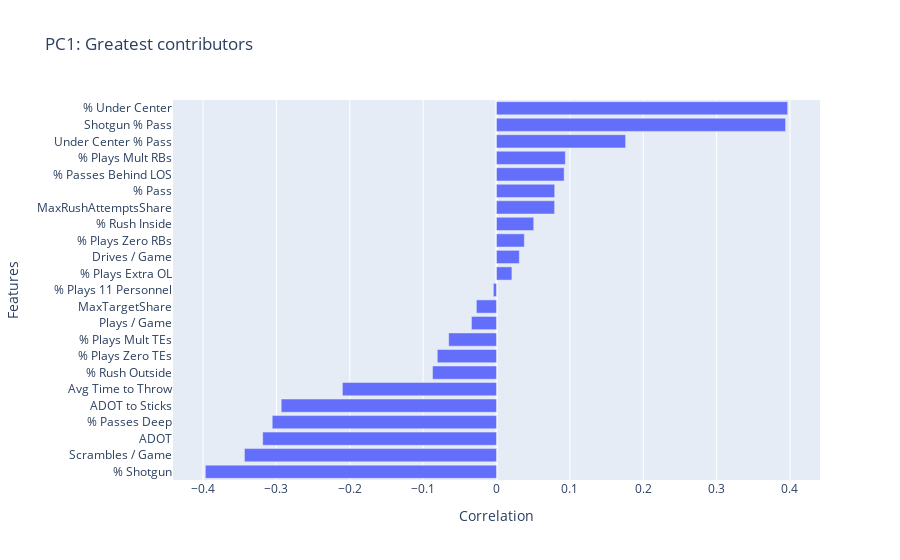
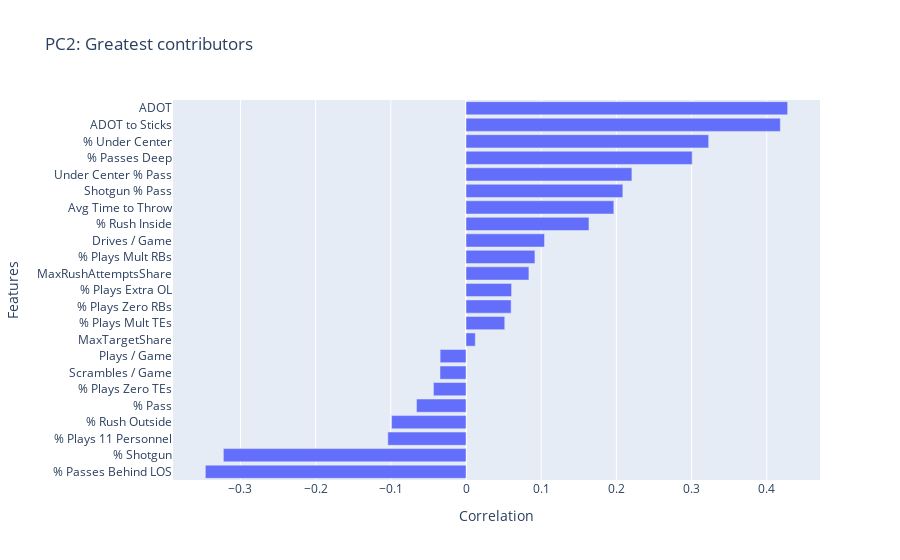

Write notebook code for charts like these, in order.
### Code cell
''' PCA - final '''

# Set number of PCA components to use after initial try
PCA_N_COMPONENTS = 3
COMPONENT_COLS = [f'Component {n}' for n in range(1, PCA_N_COMPONENTS + 1)]

# Instantiate transformer
pca_final = PCA(n_components=PCA_N_COMPONENTS, random_state=42)

# Transform sku profiles
pca_component_data_final = pca_final.fit_transform(scaled_data_df)

# Evaluate components
total_variance = scaled_data_df.var().sum()
expl_variance = pca_final.explained_variance_.sum()

print(f'Data set variance: {total_variance:,.3f}')
print(f'PCA explained variance: {expl_variance:,.3f} ({round((expl_variance / total_variance) * 100, 2)}%)')

pcs = pd.DataFrame(pca_final.components_, columns=OFFENSE_FEATURES)

# Create bar charts of contribution
for n in range(2):      #PCA_N_COMPONENTS):
    pc = pcs.transpose()[n].sort_values(ascending=False)

    fig = px.bar(
        x=pc,
        y=pc.index,
        title=f"PC{n+1}: Greatest contributors"
    )
    fig.update_layout(
        xaxis_title="Correlation", 
        yaxis_title="Features", 
        yaxis={'dtick': 1, 'categoryorder':'total ascending'},
    )
    fig.show()

    comp_expl_variance = pca_final.explained_variance_[n]
    print(f'Explained variance: {comp_expl_variance:,} ({round((comp_expl_variance / total_variance) * 100, 2)}%)')
                                                                                                                                                                                                              
# Make df of PCA scores
pca_component_df = pd.DataFrame(data=pca_component_data_final, columns=[f'Component {i}' for i in range(1, PCA_N_COMPONENTS + 1)])
print(pca_component_df.shape)
print(pca_component_df.head().to_string())

# Add PCA scores to original dataframe
offense_tendencies = offense_tendencies.drop(columns=list(filter(lambda x: x.startswith("Component"), offense_tendencies.columns)))
offense_tendencies = offense_tendencies.reset_index().merge(pca_component_df, left_index=True, right_index=True, how='left').set_index(['posteam', 'season'])


print(f'PCA values')
print(offense_tendencies.head().to_string())

### Figure 1 — Plotly figure (JSON) as saved in the notebook; plotly's stock layout.template omitted (floating-point values rounded to 4 significant figures)
{"data": [{"hovertemplate": "x=%{x}<br>y=%{y}<extra></extra>", "legendgroup": "", "marker": {"color": "#636efa", "pattern": {"shape": ""}}, "name": "", "orientation": "h", "showlegend": false, "textposition": "auto", "type": "bar", "x": [0.3968, 0.394, 0.176, 0.09378, 0.09219, 0.07935, 0.07917, 0.05075, 0.03793, 0.03112, 0.02101, -0.004294, -0.02744, -0.03416, -0.06515, -0.08069, -0.08719, -0.2101, -0.2934, -0.3057, -0.3187, -0.3436, -0.3968], "xaxis": "x", "y": ["% Under Center", "Shotgun % Pass", "Under Center % Pass", "% Plays Mult RBs", "% Passes Behind LOS", "% Pass", "MaxRushAttemptsShare", "% Rush Inside", "% Plays Zero RBs", "Drives / Game", "% Plays Extra OL", "% Plays 11 Personnel", "MaxTargetShare", "Plays / Game", "% Plays Mult TEs", "% Plays Zero TEs", "% Rush Outside", "Avg Time to Throw", "ADOT to Sticks", "% Passes Deep", "ADOT", "Scrambles / Game", "% Shotgun"], "yaxis": "y"}], "layout": {"barmode": "relative", "legend": {"tracegroupgap": 0}, "title": {"text": "PC1: Greatest contributors"}, "xaxis": {"anchor": "y", "domain": [0, 1], "title": {"text": "Correlation"}}, "yaxis": {"anchor": "x", "categoryorder": "total ascending", "domain": [0, 1], "dtick": 1, "title": {"text": "Features"}}}}

### Figure 2 — Plotly figure (JSON) as saved in the notebook; plotly's stock layout.template omitted (floating-point values rounded to 4 significant figures)
{"data": [{"hovertemplate": "x=%{x}<br>y=%{y}<extra></extra>", "legendgroup": "", "marker": {"color": "#636efa", "pattern": {"shape": ""}}, "name": "", "orientation": "h", "showlegend": false, "textposition": "auto", "type": "bar", "x": [0.4278, 0.4181, 0.3228, 0.3008, 0.2207, 0.2086, 0.1966, 0.1635, 0.1044, 0.09166, 0.08366, 0.06061, 0.06002, 0.05152, 0.01232, -0.03446, -0.03462, -0.04333, -0.06587, -0.09899, -0.104, -0.3228, -0.3467], "xaxis": "x", "y": ["ADOT", "ADOT to Sticks", "% Under Center", "% Passes Deep", "Under Center % Pass", "Shotgun % Pass", "Avg Time to Throw", "% Rush Inside", "Drives / Game", "% Plays Mult RBs", "MaxRushAttemptsShare", "% Plays Extra OL", "% Plays Zero RBs", "% Plays Mult TEs", "MaxTargetShare", "Plays / Game", "Scrambles / Game", "% Plays Zero TEs", "% Pass", "% Rush Outside", "% Plays 11 Personnel", "% Shotgun", "% Passes Behind LOS"], "yaxis": "y"}], "layout": {"barmode": "relative", "legend": {"tracegroupgap": 0}, "title": {"text": "PC2: Greatest contributors"}, "xaxis": {"anchor": "y", "domain": [0, 1], "title": {"text": "Correlation"}}, "yaxis": {"anchor": "x", "categoryorder": "total ascending", "domain": [0, 1], "dtick": 1, "title": {"text": "Features"}}}}
